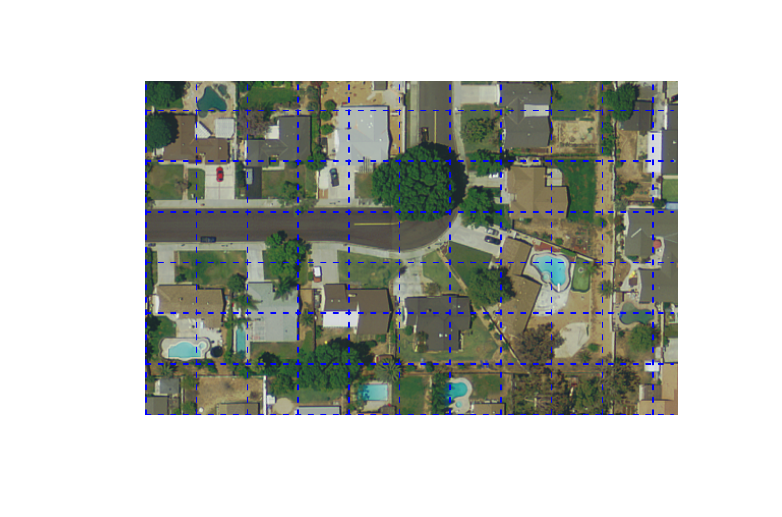

The script that saved this image:
require(tiff)

im = readTIFF('pools3b.tif')
im = as.raster(im[,,1:3])
#pdf("figures/grid3.pdf", 7.83, 5.17)
plot(im)
for(i in seq(0,500,50)){
  lines(c(i,i), c(0,350),lwd=1.1,lty=2,col=4)
}
for(i in seq(0,350,50)){
  lines(c(0,520), c(i,i),lwd=1.1,lty=2,col=4)
}
#dev.off()

for(i in seq(0,500,50)){
  for(j in seq(0,350,50)){
    # text(i+2,j+2,paste0(i,',',j),cex=0.5,adj=c(0,0))
  }
}

points = read.csv('valpools.csv', header = F)
points = points[,1:2]
points(points[,1],328-points[,2],cex=0.8,pch=21,bg=1)
#dev.off()

# im = readTIFF('pools3.tif')
# im = as.raster(im[,,1:3])
# #pdf("figures/image1.pdf", 7.83, 5.17)
# plot(im)
# #dev.off()
# 
# im = readTIFF('pools3b.tif')
# im = as.raster(im[,,1:3])
# pdf("figures/image2.pdf", 7.83, 5.17)
# plot(im)
# dev.off()
